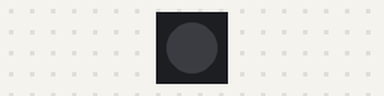
This program was run on a simulated Raspberry Pi Pico running MicroPython. Parts: 1 RGB LEDs in strip order, left to right. Dim RGB values are drawn brighter than linear; what the program prints to the serial console is not drawn.

Above: at 0.2 s.
At 3.2 s:
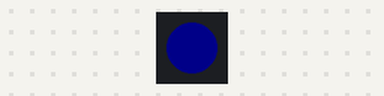
At 5.7 s:
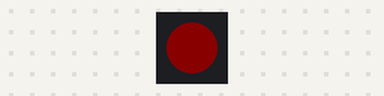
At 12.2 s:
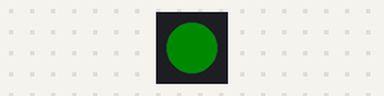
Timing chart, 0 to 13.0 s (numbered marks = the images above):
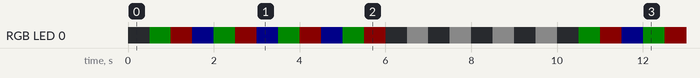

The program:

main.py
```python
#main.py

print('main...')

from led_on_board import Led_on_board
import time

led=Led_on_board()

def led_demo():
    for _i in range(4):
        time.sleep(.5)
        led.red()
        time.sleep(.5)
        led.green()
        time.sleep(.5)
        led.blue()
    led(0)
    for i in range (4):
        time.sleep(.5)
        led(1)
        time.sleep(.5)
        led(0)
while True:
    led_demo()
```

led_on_board.py
```python
# ledOnBoard.py

import machine, neopixel

PWR=const(10) # led is otherwise much too bright
class color:
    red=0,PWR,0
    green= PWR,0,0
    blue= 0,0,PWR
    nul=0,0,0
    white=PWR,PWR,PWR

class Led_on_board(color):
    def __init__(self):
        self.np = neopixel.NeoPixel(machine.Pin(16), 1, bpp=3)
        self.off()
    def __call__(self,x): # led(0) or led(1)
        if x >0:
            self.write(color.white)
        else:
            self.off()
    def write(self,color):
        self.np[0] = color
        self.np.write()
    def green(self):
        self.write(color.green)
    def red(self):
        self.write(color.red)
    def blue(self):
        self.write(color.blue)
    def off(self):
        self.write(color.nul)
    def on(self):
        self.write(color.white)
```

Measured:
- by itself, everything shown: repeats every 10.0 s, in 20 steps
